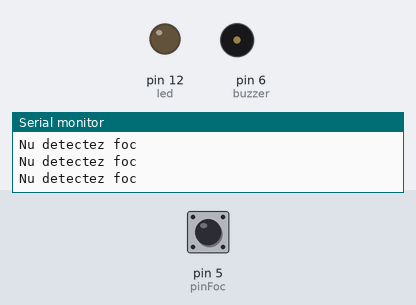
The sketch below on a simulated Arduino Uno, built with avr-gcc and run on an emulated ATmega328P. Shown: output pins drawn as LEDs (lit = HIGH), buzzer (waves = sounding), the last lines printed to the serial monitor. Dashed ring = blinking. The inputs (shaded band) are chosen by the test bench; at power-on: pin 5 (pinFoc) HIGH.

Above: at 1.2 s.
1.3 s: pin 5 (pinFoc) driven LOW
At 2.4 s:
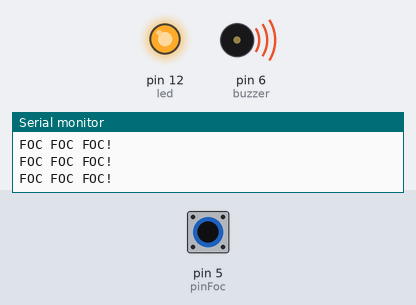
2.8 s: pin 5 (pinFoc) driven HIGH
At 3.6 s:
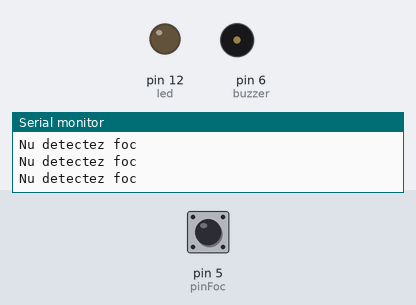
5.8 s: pin 5 (pinFoc) pulsed LOW 2 times (0.12 s each, 0.3 s apart)
At 5.89 s:
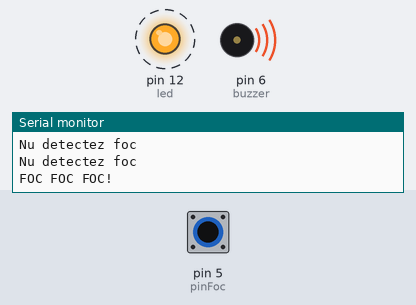
9.4 s: pin 5 (pinFoc) pulsed LOW 5 times (0.12 s each, 0.3 s apart)
At 11.5 s:
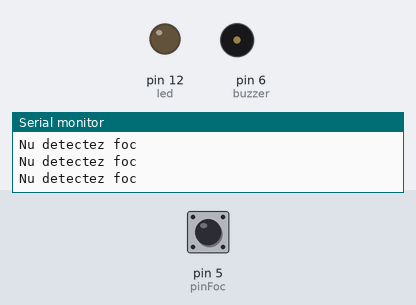
Timing chart, 0 to 13.0 s (numbered marks = the images above; inputs shaded):
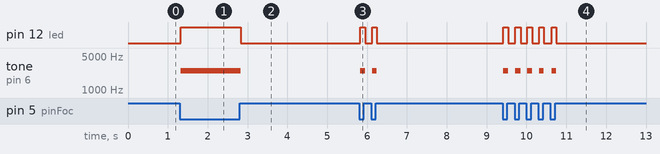

Measured:
- after the input at 1.3 s, pin 12 (led): LOW → HIGH at once; tone on pin 6 (buzzer): silent → 2500 Hz at once
- after the input at 2.8 s, pin 12 (led): HIGH → LOW at once; tone on pin 6 (buzzer): 2500 Hz → silent at once
- after the input at 5.8 s, pin 12 (led): alternates HIGH for 0.12 s and LOW for 0.17 s, 4 changes in all, then stays LOW, starting at once; tone on pin 6 (buzzer): alternates 2500 Hz for 0.12 s and silent for 0.17 s, 4 changes in all, then stays silent, starting at once
- after the input at 9.4 s, pin 12 (led): alternates HIGH for 0.12 s and LOW for 0.17 s, 10 changes in all, then stays LOW, starting at once; tone on pin 6 (buzzer): alternates 2500 Hz for 0.12 s and silent for 0.17 s, 10 changes in all, then stays silent, starting at once

The sketch:

Detector_Foc.ino
```cpp
int led = 12;
int buzzer = 6;
int pinFoc = 5;
int Foc = HIGH; // HIGH ADICA 1 INSEAMNA FARA FOC


void setup() {
  pinMode(led, OUTPUT);
  pinMode(buzzer,OUTPUT);
  pinMode(pinFoc,INPUT); // INPUT PENTRU CA CITIM DE LA EL DATELE
  Serial.begin(9600); // COMUNICARE SERIALA

}

void loop() {
  Foc = digitalRead(pinFoc); // CITESTE STAREA SENZORULUI 0 SAU 1
  if (Foc == LOW){  // DACA DETECTEZ FOC/ LOW ADICA 0
      Serial.println("FOC FOC FOC!");
      tone(buzzer, 2500); // BUZZER-UL SUNA LA FRECVENTA DE 1000hz
      digitalWrite(led,HIGH); //APRINDE LED
}
  else{
    Serial.println("Nu detectez foc");
    digitalWrite(led,LOW);  //STINGE LED
    noTone(buzzer); // OPRESTE BUZZER
  }
}
```
